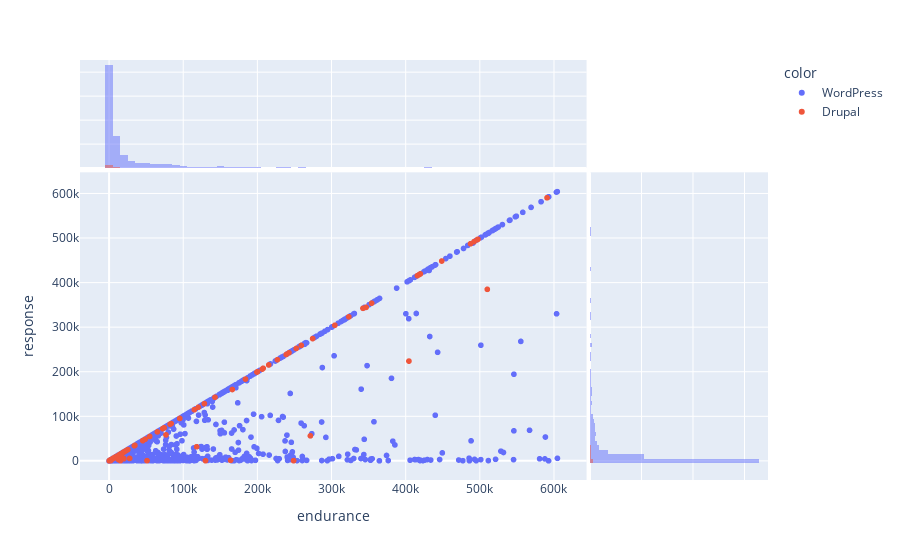

The cell this chart's notebook holds for it:
### Markdown cell above
### (endurance, response)

### Code cell
fig = px.scatter(df, x="endurance", y="response", color="color",marginal_x="histogram", marginal_y="histogram")
fig.show()
fig.write_image('img/scatter(end-res).png')

### Figure 1 — Plotly figure (JSON) as saved in the notebook; plotly's stock layout.template omitted (floating-point values rounded to 4 significant figures; data arrays with more than 128 entries replaced by an {"elided": "..."} marker saying what was removed)
{"data": [{"hovertemplate": "color=WordPress<br>endurance=%{x}<br>response=%{y}<extra></extra>", "legendgroup": "WordPress", "marker": {"color": "#636efa", "symbol": "circle"}, "mode": "markers", "name": "WordPress", "showlegend": true, "x": {"elided": "4336 float values"}, "xaxis": "x", "y": {"elided": "4336 float values"}, "yaxis": "y", "type": "scattergl"}, {"alignmentgroup": "True", "bingroup": "x", "hovertemplate": "color=WordPress<br>endurance=%{x}<br>count=%{y}<extra></extra>", "legendgroup": "WordPress", "marker": {"color": "#636efa"}, "name": "WordPress", "offsetgroup": "WordPress", "opacity": 0.5, "showlegend": false, "x": {"elided": "4336 float values"}, "xaxis": "x3", "yaxis": "y3", "type": "histogram"}, {"alignmentgroup": "True", "bingroup": "y", "hovertemplate": "color=WordPress<br>response=%{y}<br>count=%{x}<extra></extra>", "legendgroup": "WordPress", "marker": {"color": "#636efa"}, "name": "WordPress", "offsetgroup": "WordPress", "opacity": 0.5, "showlegend": false, "xaxis": "x2", "y": {"elided": "4336 float values"}, "yaxis": "y2", "type": "histogram"}, {"hovertemplate": "color=Drupal<br>endurance=%{x}<br>response=%{y}<extra></extra>", "legendgroup": "Drupal", "marker": {"color": "#EF553B", "symbol": "circle"}, "mode": "markers", "name": "Drupal", "showlegend": true, "x": {"elided": "155 float values"}, "xaxis": "x", "y": {"elided": "155 float values"}, "yaxis": "y", "type": "scattergl"}, {"alignmentgroup": "True", "bingroup": "x", "hovertemplate": "color=Drupal<br>endurance=%{x}<br>count=%{y}<extra></extra>", "legendgroup": "Drupal", "marker": {"color": "#EF553B"}, "name": "Drupal", "offsetgroup": "Drupal", "opacity": 0.5, "showlegend": false, "x": {"elided": "155 float values"}, "xaxis": "x3", "yaxis": "y3", "type": "histogram"}, {"alignmentgroup": "True", "bingroup": "y", "hovertemplate": "color=Drupal<br>response=%{y}<br>count=%{x}<extra></extra>", "legendgroup": "Drupal", "marker": {"color": "#EF553B"}, "name": "Drupal", "offsetgroup": "Drupal", "opacity": 0.5, "showlegend": false, "xaxis": "x2", "y": {"elided": "155 float values"}, "yaxis": "y2", "type": "histogram"}], "layout": {"xaxis": {"anchor": "y", "domain": [0.0, 0.7363], "title": {"text": "endurance"}}, "yaxis": {"anchor": "x", "domain": [0.0, 0.7326], "title": {"text": "response"}}, "xaxis2": {"anchor": "y2", "domain": [0.7413, 1.0], "matches": "x2", "showticklabels": false, "showline": false, "ticks": "", "showgrid": true}, "yaxis2": {"anchor": "x2", "domain": [0.0, 0.7326], "matches": "y", "showticklabels": false, "showgrid": true}, "xaxis3": {"anchor": "y3", "domain": [0.0, 0.7363], "matches": "x", "showticklabels": false, "showgrid": true}, "yaxis3": {"anchor": "x3", "domain": [0.7426, 1.0], "matches": "y3", "showticklabels": false, "showline": false, "ticks": "", "showgrid": true}, "xaxis4": {"anchor": "y4", "domain": [0.7413, 1.0], "matches": "x2", "showticklabels": false, "showgrid": true, "showline": false, "ticks": ""}, "yaxis4": {"anchor": "x4", "domain": [0.7426, 1.0], "matches": "y3", "showticklabels": false, "showline": false, "ticks": "", "showgrid": true}, "legend": {"title": {"text": "color"}, "tracegroupgap": 0}, "margin": {"t": 60}, "barmode": "overlay"}}
